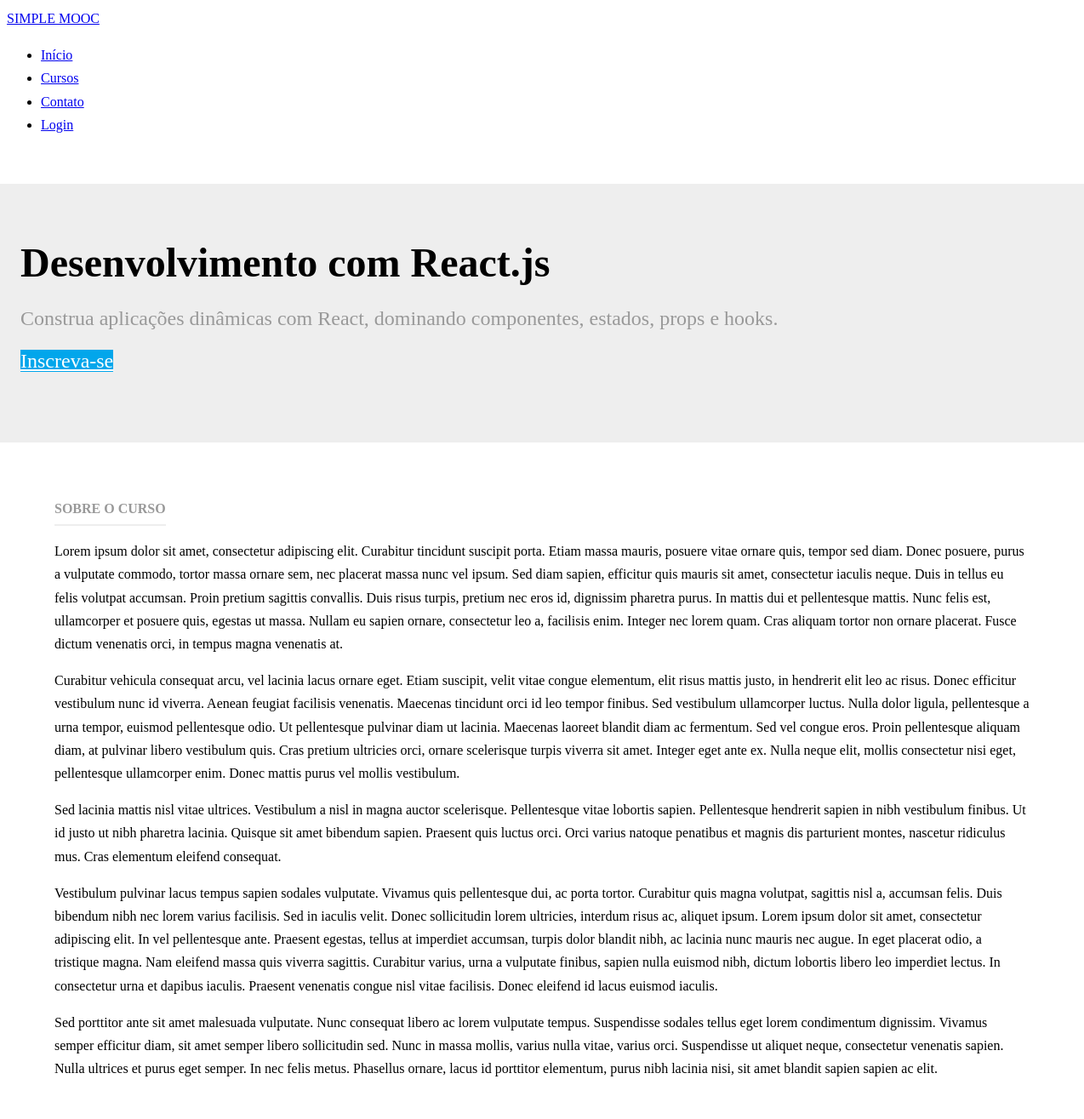
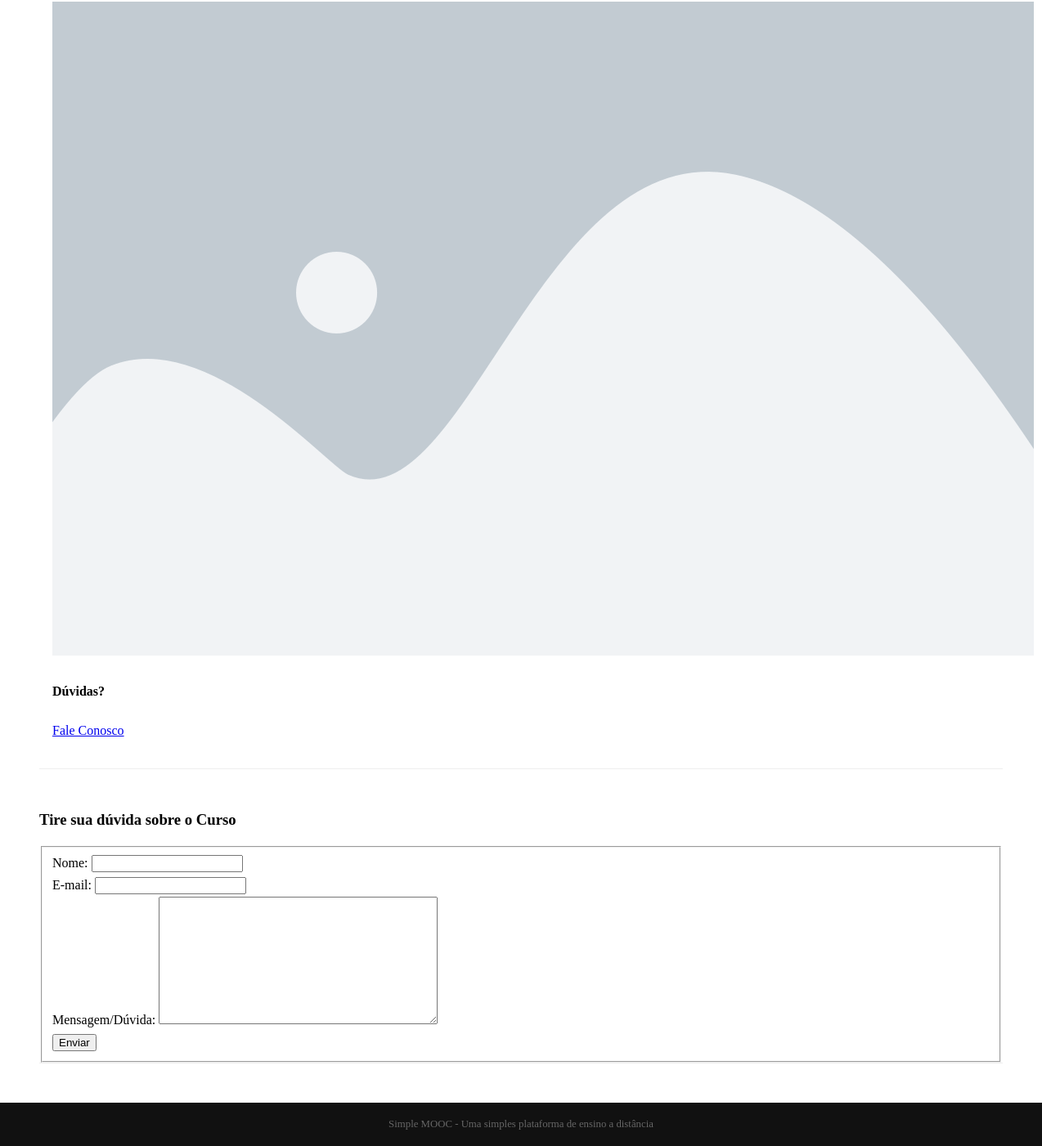
/cursos/desenvolvimento-comreact-js/, run on the app's committed database (2 pictures, top to bottom).
### simplemooc/courses/models.py (models this page shows, shortened)
class Course(models.Model):
  name = models.CharField('Nome', max_length=100)
  slug = models.SlugField('Atalho')
  description = models.TextField('Descrição', blank=True)
  about = models.TextField('Sobre o Curso', blank=True)
  start_date = models.DateField('Data de início', null=True, blank=True)
  image = models.ImageField(upload_to='courses/images', verbose_name='Image', null=True, blank=True)
  created_at = models.DateTimeField('Criado em', auto_now_add=True)
  updated_at = models.DateTimeField('Atualizado em', auto_now=True)
  objects = CourseManager()
  def __str__(self):
    return self.name
  class Meta:
    verbose_name = 'Curso'
    verbose_name_plural = 'Cursos'
    ordering = ['name']

### simplemooc/courses/views.py (the view)
# urls.py: path('<slug:slug>/', views.details, name='details'),
def details(request, slug):
  course = get_object_or_404(Course, slug=slug)
  template_name = 'courses/details.html'
  context = {}
  if request.method == 'POST':
    form = ContactCourse(request.POST)
    if form.is_valid():
      context['is_valid'] = True
      form.send_mail(course)
      form = ContactCourse()
  else:
    form = ContactCourse()
  context['form'] = form
  context['course'] = course
  return render(request, template_name, context)

### simplemooc/courses/forms.py (shortened to what this page needs)
class ContactCourse(forms.Form):
  name = forms.CharField(label='Nome', max_length=100)
  email = forms.EmailField(label='E-mail')
  message = forms.CharField(label='Mensagem/Dúvida', widget=forms.Textarea)

### simplemooc/courses/templates/courses/details.html (shortened to what this page needs)
{% extends "base.html" %}
{% load static %}
{% block content %}
<div class="splash">
    <div class="pure-g-r">
        <div class="pure-u-1">
            <div class="l-box splash-text">
                <h1 class="splash-head">{{ course }}</h1>
                <h2 class="splash-subhead">{{ course.description }}</h2>
                <p>
                  <a href="#" class="pure-button primary-button">Inscreva-se</a>
                </p>
            </div>
        </div>
    </div>
</div>
<div class="pure-g-r content-ribbon">
    <div class="pure-u-2-3">
        <div class="l-box">
            <h4 class="content-subhead">Sobre o Curso</h4>
            {{ course.about|linebreaks }}
        </div>
    </div>
    <div class="pure-u-1-3">
        <div class="l-box">
            {% if course.image %}
            <img src="{{ course.image.url }}" alt="{{ course.name }}">
            {% else %}
            <img src="{% static 'img/placeholder-dafault.webp' %}" alt="{{ course.name }}">
            {% endif %}
            <h4>Dúvidas?</h4>
            <p>
                <a href="#contato" title="" class="pure-button">Fale Conosco</a>
            </p>
        </div>
    </div>
</div>
<div class="pure-g-r content-ribbon" id="contato">
    <div class="pure-u-1">
        <h3>Tire sua dúvida sobre o Curso</h3>
        <form action="#contato" class="pure-form pure-form-aligned" method="post">
            <fieldset>
                {% for field in form %}
                <div class="pure-control-group">
                    {{ field.label_tag }}
                    {{ field }}
                </div>
                {% endfor %}
                <div class="pure-controls">
                    <button type="submit" class="pure-button pure-button-primary">Enviar</button>
                </div>
            </fieldset>
        </form>
    </div>
</div>
{% endblock %}

### simplemooc/core/static/css/styles.css (style rules this page uses)
* { -webkit-box-sizing: border-box; -moz-box-sizing: border-box; box-sizing: border-box; }
body { margin: 0 auto; line-height: 1.7em; }
.l-box { padding: 1em; }
body .primary-button { background: #02a6eb; color: #fff; }
.splash { margin: 2em auto 0; padding: 3em 0.5em; background: #eee; }
.splash .splash-head { font-size: 300%; margin: 0em 0; line-height: 1.2em; }
.splash .splash-subhead { color: #999; font-weight: 300; line-height: 1.4em; }
.splash .primary-button { font-size: 150%; }
.content .content-subhead { color: #999; padding-bottom: 0.3em; text-transform: uppercase; margin: 0; border-bottom: 2px solid #eee; display: inline-block; }
.content .content-ribbon { margin: 3em; border-bottom: 1px solid #eee; }

### data on the page
Course: name "Desenvolvimento com React.js", description "Construa aplicações dinâmicas com React, dominando componentes, estados, props e hooks.", about "Lorem ipsum dolor sit amet, consectetur adipiscing elit. Curabitur tincidunt suscipit porta. Etiam massa mauris, posuere vitae ornare quis, tempor sed diam. Donec posuere, purus a vulputate commodo, tortor massa ornare sem, nec placerat massa nunc vel ipsum. Sed diam sapien, efficitur quis mauris sit amet, consectetur iaculis neque. Duis in tellus eu felis volutpat accumsan. Proin pretium sagittis convallis. Duis risus turpis, pretium nec eros id, dignissim pharetra purus. In mattis dui et pellentesque mattis. Nunc felis est, ullamcorper et posuere quis, egestas ut massa. Nullam eu sapien ornare, consectetur leo a, facilisis enim. Integer nec lorem quam. Cras aliquam tortor non ornare…", image (placeholder picture)

### other printed values
{{ field.label_tag }} "Nome:" "E-mail:" "Mensagem/Dúvida:"
